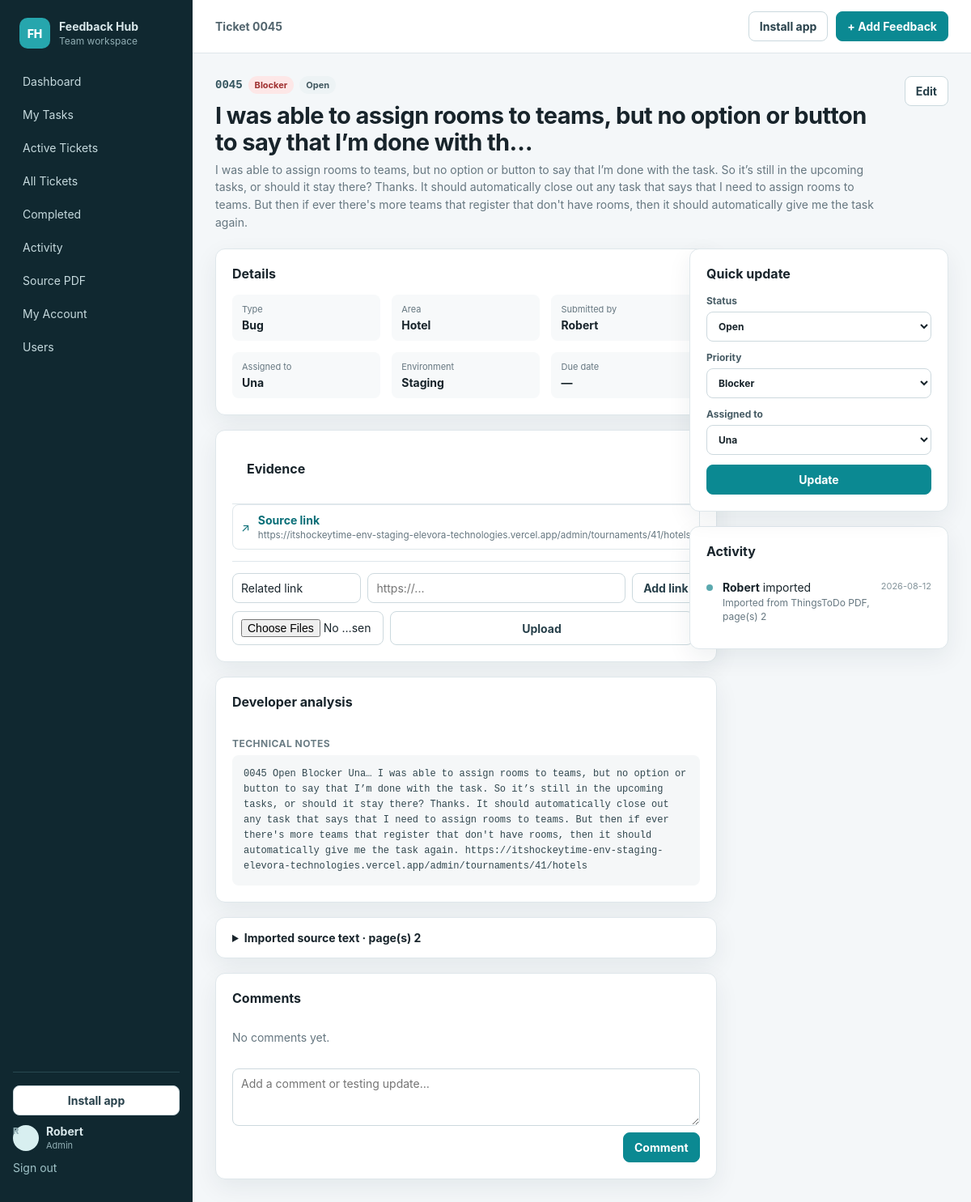
The app's page /tickets/2 (signed in) with its own data.
### tables this page shows
CREATE TABLE users (
            id INTEGER PRIMARY KEY AUTOINCREMENT,
            name TEXT NOT NULL,
            email TEXT NOT NULL UNIQUE,
            password_hash TEXT NOT NULL,
            role TEXT NOT NULL DEFAULT 'team_member',
            active INTEGER NOT NULL DEFAULT 1,
            created_at TEXT NOT NULL
        );

CREATE TABLE tickets (
            id INTEGER PRIMARY KEY AUTOINCREMENT,
            ticket_no TEXT NOT NULL UNIQUE,
            title TEXT NOT NULL,
            description TEXT NOT NULL DEFAULT '',
            ticket_type TEXT NOT NULL DEFAULT 'bug',
            priority TEXT NOT NULL DEFAULT 'medium',
            status TEXT NOT NULL DEFAULT 'open',
            area TEXT NOT NULL DEFAULT 'General',
            submitted_by INTEGER,
            assigned_to INTEGER,
            due_date TEXT,
            steps_to_reproduce TEXT DEFAULT '',
            expected_behavior TEXT DEFAULT '',
            actual_behavior TEXT DEFAULT '',
            root_cause TEXT DEFAULT '',
            impact TEXT DEFAULT '',
            resolution TEXT DEFAULT '',
            technical_notes TEXT DEFAULT '',
            pr_refs TEXT DEFAULT '',
            commit_refs TEXT DEFAULT '',
            environment TEXT DEFAULT 'Staging',
            related_tickets TEXT DEFAULT '',
            source_text TEXT DEFAULT '',
            source_page TEXT DEFAULT '',
            created_at TEXT NOT NULL,
            updated_at TEXT NOT NULL,
            resolved_at TEXT,
            FOREIGN KEY(submitted_by) REFERENCES users(id),
            FOREIGN KEY(assigned_to) REFERENCES users(id)
        );

CREATE TABLE links (
            id INTEGER PRIMARY KEY AUTOINCREMENT,
            ticket_id INTEGER NOT NULL,
            label TEXT NOT NULL DEFAULT 'Related link',
            url TEXT NOT NULL,
            created_by INTEGER,
            created_at TEXT NOT NULL,
            FOREIGN KEY(ticket_id) REFERENCES tickets(id) ON DELETE CASCADE,
            FOREIGN KEY(created_by) REFERENCES users(id)
        );

CREATE TABLE activity (
            id INTEGER PRIMARY KEY AUTOINCREMENT,
            ticket_id INTEGER,
            user_id INTEGER,
            action TEXT NOT NULL,
            details TEXT DEFAULT '',
            created_at TEXT NOT NULL,
            FOREIGN KEY(ticket_id) REFERENCES tickets(id) ON DELETE CASCADE,
            FOREIGN KEY(user_id) REFERENCES users(id)
        );

### app.py (the view)
@app.get("/tickets/{ticket_id}", response_class=HTMLResponse)
def ticket_detail(request: Request, ticket_id: int):
    require_user(request); conn = db()
    ticket = conn.execute("""SELECT t.*,u.name assignee_name,s.name submitter_name FROM tickets t
        LEFT JOIN users u ON t.assigned_to=u.id LEFT JOIN users s ON t.submitted_by=s.id WHERE t.id=?""", (ticket_id,)).fetchone()
    if not ticket: conn.close(); raise HTTPException(404)
    links = conn.execute("SELECT * FROM links WHERE ticket_id=? ORDER BY id", (ticket_id,)).fetchall()
    attachments = conn.execute("SELECT a.*,u.name uploader_name FROM attachments a LEFT JOIN users u ON a.created_by=u.id WHERE a.ticket_id=? ORDER BY a.id DESC", (ticket_id,)).fetchall()
    comments = conn.execute("SELECT c.*,u.name user_name FROM comments c JOIN users u ON c.user_id=u.id WHERE c.ticket_id=? ORDER BY c.id", (ticket_id,)).fetchall()
    activity = conn.execute("SELECT a.*,u.name user_name FROM activity a LEFT JOIN users u ON a.user_id=u.id WHERE a.ticket_id=? ORDER BY a.id DESC", (ticket_id,)).fetchall()
    users = conn.execute("SELECT id,name FROM users WHERE active=1 ORDER BY name").fetchall()
    conn.close()
    return templates.TemplateResponse("ticket_detail.html", template_context(request, ticket=ticket, links=links, attachments=attachments, comments=comments, activity=activity, users=users))

### templates/ticket_detail.html (shortened to what this page needs)
{% extends "base.html" %}
{% block eyebrow %}Ticket {{ticket.ticket_no}}{% endblock %}
{% block content %}
<div class="ticket-header">
  <div><div class="ticket-kicker"><span class="ticket-id">{{ticket.ticket_no}}</span><span class="badge {{ticket.priority}}">{{ticket.priority|title}}</span><span class="badge status-{{ticket.status}}">{{ticket.status|replace('_',' ')|title}}</span></div><h1>{{ticket.title}}</h1><p>{{ticket.description}}</p></div>
  <div class="header-actions">{% if user.role!='viewer' %}<a class="button" href="/tickets/{{ticket.id}}/edit">Edit</a>{% endif %}</div>
</div>
<div class="detail-grid">
<div class="detail-main">
  <section class="panel section-card"><h2>Details</h2><div class="meta-grid"><div><span>Type</span><strong>{{ticket.ticket_type|title}}</strong></div><div><span>Area</span><strong>{{ticket.area}}</strong></div><div><span>Submitted by</span><strong>{{ticket.submitter_name or 'Imported'}}</strong></div><div><span>Assigned to</span><strong>{{ticket.assignee_name or 'Unassigned'}}</strong></div><div><span>Environment</span><strong>{{ticket.environment or '—'}}</strong></div><div><span>Due date</span><strong>{{ticket.due_date or '—'}}</strong></div></div></section>
  <section class="panel section-card" id="evidence"><div class="panel-head"><h2>Evidence</h2></div>
    {% if links %}<div class="link-list">{% for l in links %}<a href="{{l.url}}" target="_blank"><span>↗</span><div><strong>{{l.label}}</strong><small>{{l.url}}</small></div></a>{% endfor %}</div>{% else %}<p class="muted">No links yet.</p>{% endif %}
    {% if user.role!='viewer' %}<div class="inline-forms"><form method="post" action="/tickets/{{ticket.id}}/link" class="mini-form"><input type="hidden" name="csrf_token" value="{{ csrf_token }}"><input name="label" value="Related link" placeholder="Label"><input type="url" name="url" required placeholder="https://..."><button class="button">Add link</button></form><form method="post" enctype="multipart/form-data" action="/tickets/{{ticket.id}}/attachments" class="mini-form"><input type="hidden" name="csrf_token" value="{{ csrf_token }}"><input type="file" name="files" multiple required><button class="button">Upload</button></form></div>{% endif %}
  </section>
  {% if ticket.root_cause or ticket.impact or ticket.technical_notes or ticket.pr_refs or ticket.commit_refs %}<section class="panel section-card"><h2>Developer analysis</h2>
    {% if ticket.technical_notes %}<h3>Technical notes</h3><div class="rich-text technical">{{ticket.technical_notes}}</div>{% endif %}
  </section>{% endif %}
  {% if ticket.source_text %}<details class="panel source-details"><summary>Imported source text · page(s) {{ticket.source_page}}</summary></details>{% endif %}
  <section class="panel section-card" id="comments"><h2>Comments</h2><div class="comments">{% for c in comments %}<div class="comment"><span class="avatar">{{c.user_name[0]}}</span><div><div><strong>{{c.user_name}}</strong><time>{{c.created_at}}</time></div><p>{{c.body}}</p></div></div>{% else %}<p class="muted">No comments yet.</p>{% endfor %}</div>{% if user.role!='viewer' %}<form method="post" action="/tickets/{{ticket.id}}/comment" class="comment-form"><input type="hidden" name="csrf_token" value="{{ csrf_token }}"><textarea name="body" required rows="3" placeholder="Add a comment or testing update…"></textarea><button class="button primary">Comment</button></form>{% endif %}</section>
</div>
<aside class="detail-side">
  {% if user.role!='viewer' %}<section class="panel section-card sticky"><h2>Quick update</h2><form method="post" action="/tickets/{{ticket.id}}/quick-update" class="stack"><input type="hidden" name="csrf_token" value="{{ csrf_token }}"><label>Status<select name="status">{% for v,l in status_choices %}<option value="{{v}}" {% if ticket.status==v %}selected{% endif %}>{{l}}</option>{% endfor %}</select></label><label>Priority<select name="priority">{% for v,l in priority_choices %}<option value="{{v}}" {% if ticket.priority==v %}selected{% endif %}>{{l}}</option>{% endfor %}</select></label><label>Assigned to<select name="assigned_to"><option value="0">Unassigned</option>{% for u in users %}<option value="{{u.id}}" {% if ticket.assigned_to==u.id %}selected{% endif %}>{{u.name}}</option>{% endfor %}</select></label><button class="button primary wide">Update</button></form></section>{% endif %}
  <section class="panel section-card"><h2>Activity</h2><div class="activity-list small">{% for a in activity[:15] %}<div class="activity-item"><span class="activity-dot"></span><div><strong>{{a.user_name or 'System'}}</strong> {{a.action|lower}}<p>{{a.details}}</p></div><time>{{a.created_at[:10]}}</time></div>{% endfor %}</div></section>
</aside>
</div>
{% endblock %}

### templates/base.html (shortened to what this page needs)
<!doctype html>
<html lang="en">
<head>
  <link rel="stylesheet" href="/static/style.css">
</head>
<body>
{% if user %}
<div class="app-shell">
  <aside class="sidebar">
    <div class="brand"><div class="brand-mark">FH</div><div><strong>Feedback Hub</strong><span>Team workspace</span></div></div>
    <nav>
      <a href="/" class="nav-link">Dashboard</a>
      <a href="/tickets?view=mine" class="nav-link">My Tasks</a>
      <a href="/tickets?view=active" class="nav-link">Active Tickets</a>
      <a href="/tickets" class="nav-link">All Tickets</a>
      <a href="/tickets?view=completed" class="nav-link">Completed</a>
      <a href="/activity" class="nav-link">Activity</a>
      <a href="/source" target="_blank" class="nav-link">Source PDF</a>
      <a href="/account" class="nav-link">My Account</a>
      {% if can_manage %}<a href="/users" class="nav-link">Users</a>{% endif %}
    </nav>
    <div class="sidebar-bottom">
      <button id="install-app" class="button install-button" type="button" hidden>Install app</button>
      <div class="user-mini"><span class="avatar">{{ user.name[0] }}</span><div><strong>{{ user.name }}</strong><span>{{ user.role|replace('_',' ')|title }}</span></div></div>
      <form method="post" action="/logout"><input type="hidden" name="csrf_token" value="{{ csrf_token }}"><button class="link-button">Sign out</button></form>
    </div>
  </aside>
  <main class="main">
    <header class="topbar">
      <div>{% block eyebrow %}Team Feedback Hub{% endblock %}</div>
      <div class="topbar-actions"><button id="install-app-top" class="button" type="button" hidden>Install app</button><a class="button primary" href="/tickets/new">+ Add Feedback</a></div>
    </header>
    <div class="content">{% block content %}{% endblock %}</div>
  </main>
</div>
{% else %}
{% block anonymous %}{% endblock %}
{% endif %}
</body>
</html>

### records on screen
users: name "R", name "Robert", role "Admin"
tickets: ticket_no "0045", priority "Blocker", status "Open", title "I was able to assign rooms to teams, but no option or button to say that I’m done with th…", description "I was able to assign rooms to teams, but no option or button to say that I’m done with the task. So it’s still in the upcoming tasks, or should it stay there? Thanks. It should automatically close out any task that says that I need to assign rooms to teams. But then if ever there's more teams that register that don't have rooms, then it should automatically give me the task again.", ticket_type "Bug", area "Hotel", environment "Staging", technical_notes "0045 Open Blocker Una… I was able to assign rooms to teams, but no option or button to say that I’m done with the task. So it’s still in the upcoming tasks, or should it stay there? Thanks. It should automatically close out any task that says that I need to assign rooms to teams. But then if ever there's more teams that register that don't have rooms, then it should automatically give me the task again. https://itshockeytime-env-staging-elevora-technologies.vercel.app/admin/tournaments/41/hotels", source_page "2", assigned_to "Una"
users: name "Una"
links: label "Source link", url "https://itshockeytime-env-staging-elevora-technologies.vercel.app/admin/tournaments/41/hotels"
activity: name "Robert", action "imported", details "Imported from ThingsToDo PDF, page(s) 2", created_at "2026-08-12"

### other values on screen
{{ ticket.due_date or '—' }} "—"
